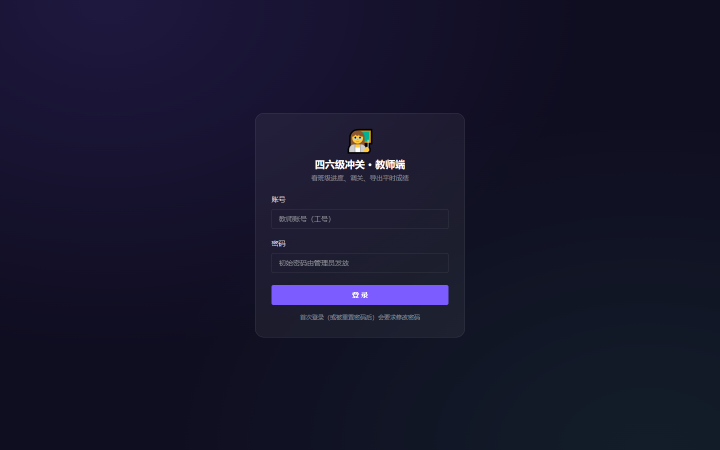
#> input picture Projects/四六级游戏化课堂/evidence/S10-2026-10-09-zcode/01-login.png, 1440 x 900 px (shown at 1/2 size)
$ python s10_shots.py
#> lines starting #> are read from the running program, lines starting #| are printed output that depends on the picture
# -*- coding: utf-8 -*-
"""验收④ 1440px 走查截图的机械校验（图由浏览器子代理产出，本脚本只判真伪）。

为什么要机械校验：截图是最容易被"看起来做了"糊弄的产物——
  · 宽度不是 1440 → 不是验收口径的桌面宽度；
  · 高度只有一屏 → 内层滚动容器把整页截成同一帧（S8 踩过：4 张图 hash 相同）；
  · 图与图两两相同 → 实际只截了一张，剩下是复制；
  · 全白/全黑 → 页面根本没渲染出来（接口 500、白屏）。
这几条都能在不看图的前提下判死，所以放在脚本里，而不是靠"我看着没问题"。

用法：python s10_shots.py   → 打印每张图的尺寸/hash，最后写 99-shots.txt（断言数 失败数）。
"""
import hashlib
import io
import os
import sys

HERE = os.path.dirname(os.path.abspath(__file__))

try:
    from PIL import Image
except ImportError:
    print("需要 Pillow：python -m pip install pillow")
    sys.exit(2)

W = 1440
# 每张图的最小高度。
#
# 视口是 1440x900，所以"整页截图"的下限就是 900（内容不足一屏时，整页就等于一屏）。
# 曾经把看板（02/03/05）也卡在 1520，是照搬"长页面"的想当然——实测看板在 1440 宽下
# 内容高只有 818 / 703 / 818（左栏 380px 两列布局，一屏放得下），页内没有任何内层
# 滚动容器（.wrap 770==770 overflow visible、.stu-wrap 355==355 六行全见），
# 900 高的图与"按内容高重截"逐像素相同 → 900 就是它的整页。
#
# "截图会随内容变高"这条机制另外用正向对照证明：07 审计 1196、08 校级 1099，
# 都比视口高——说明截图不是简单裁一屏，内容长了它真会长。
#
# 隐患备忘：.stu-wrap 是内层滚动容器（max-height 430px）。如果拿大班（如 52 人的
# 校级名单班）截看板，必须先 style.maxHeight='none'; style.overflow='visible'，
# 否则明细只截到滚动窗口内的几行，而 outerHeight 看起来"完整"——S8 踩过同款。
SHOTS = [
    ("01-login.png", "教师端登录页", 900),
    ("02-dashboard.png", "班级看板（数据卡/趋势/薄弱点/明细，内容高 818）", 900),
    ("03-class-switch.png", "切到第二个班后的看板（内容高 703）", 900),
    ("04-adjust-dialog.png", "调关弹窗（含「教师放行」样本）", 900),
    ("05-rank-off.png", "公开排行榜开关关闭态（内容高 818）", 900),
    ("06-export.png", "导出平时成绩表（下载提示）", 900),
    ("07-audit.png", "审计日志查询页（三类动作，长页面正向对照）", 901),
    ("08-school.png", "校级汇总视图（admin，长页面正向对照）", 901),
    # 09/10 是走查撞出的两处缺陷修完后的回归现场（同目录，同一次走查的续拍）：
    # 09 = 全新 context（localStorage 0 个 key）冷启动进看板，验证不再整页报错；
    # 10 = 审计页中文化后（分页「共 40 条」、占位「请选择」，正文无 Select/Total）。
    ("09-cold-start.png", "冷启动回归：全新浏览器进看板（无预设 localStorage）", 900),
    ("10-audit-zh.png", "审计页中文化回归（分页/占位符中文）", 901),
]

total = failed = 0
msgs = []


def check(ok, desc, detail=""):
    global total, failed
    total += 1
    if ok:
        print("  [OK]   %s" % desc)
    else:
        failed += 1
        line = "  [FAIL] %s %s" % (desc, detail)
        print(line)
        msgs.append(line)


def stats(path):
    """返回 (w, h, sha1, ink)：ink 是"非纯背景像素占比"，用来判白屏。"""
    with io.open(path, "rb") as f:
        raw = f.read()
    sha = hashlib.sha1(raw).hexdigest()
    im = Image.open(io.BytesIO(raw)).convert("RGB")
#> im is the input picture: PIL image 1440x900 RGB; mean R, G, B 22.2, 21.3, 44.1
    w, h = im.size
#> w = 1440; h = 900
    small = im.resize((min(w, 240), min(h, 480)))
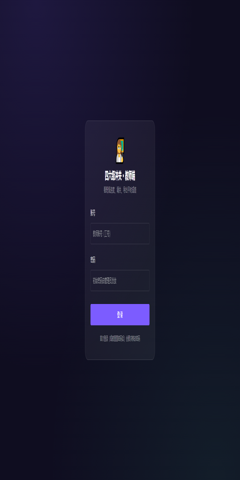
#> small: PIL image 240x480 RGB; mean R, G, B 22.2, 21.3, 44.1
    px = list(small.getdata())
#> px = 115200 items
    # 取出现最多的颜色当背景，其余算"有内容"。
    from collections import Counter
    bg, bg_n = Counter(px).most_common(1)[0]
#> bg = (15, 13, 32); bg_n = 12642
    ink = 1.0 - bg_n / float(len(px))
#> ink = 0.89
    return w, h, sha, ink, bg


print("== 验收④ 1440px 走查截图校验（%d 张）==" % len(SHOTS))
hashes = {}
for name, label, min_h in SHOTS:
    path = os.path.join(HERE, name)
    if not os.path.exists(path):
        check(False, "%s 存在" % label, "缺 %s" % name)
        continue
    w, h, sha, ink, bg = stats(path)
#> w = 1440; h = 900; sha = '037b625ddc09dd74c1a7305a02e029d2970e65fa'; ink = 0.89; bg = (15, 13, 32)
    check(w == W, "%s：宽度 1440px" % label, "实际 %dx%d" % (w, h))
    check(h >= min_h, "%s：整页高 ≥%d（视口 900，内容不足一屏时整页=一屏）" % (label, min_h),
          "实际 %dx%d" % (w, h))
    check(ink >= 0.01, "%s：有实际渲染内容（非白屏/黑屏）" % label,
          "内容像素占比 %.4f，主色 %s" % (ink, bg))
    hashes[name] = sha
    print("         %s %dx%d ink=%.4f sha1=%s" % (name, w, h, ink, sha[:12]))
#|          01-login.png 1440x900 ink=0.8903 sha1=037b625ddc09
#> pass 2 of the loop `for name, label, min_h in SHOTS:`:
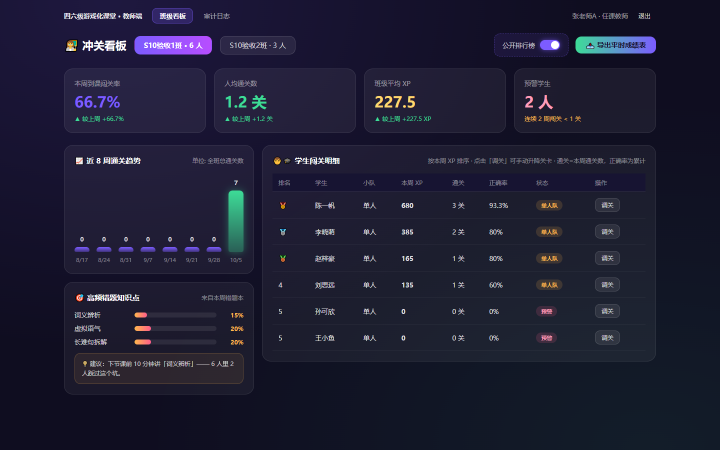
#> input picture Projects/四六级游戏化课堂/evidence/S10-2026-10-09-zcode/02-dashboard.png, 1440 x 900 px (shown at 1/2 size)
#> in stats, im is the input picture: PIL image 1440x900 RGB; mean R, G, B 30.2, 29.7, 50.8
#> in stats (call 2), `small = im.resize((min(w, 240), min(h, 480)))`:
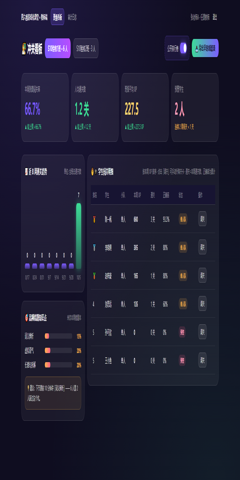
#> small: PIL image 240x480 RGB; mean R, G, B 30.2, 29.7, 50.8
#> bg_n = 8143
#> in stats (call 2), `ink = 1.0 - bg_n / float(len(px))`: ink = 0.929
#> `w, h, sha, ink, bg = stats(path)`: sha = '4193f4e303d343900d92cc78108ec8cb60b63252'; ink = 0.929
#|          02-dashboard.png 1440x900 ink=0.9293 sha1=4193f4e303d3
#> pass 3 of the loop `for name, label, min_h in SHOTS:`:
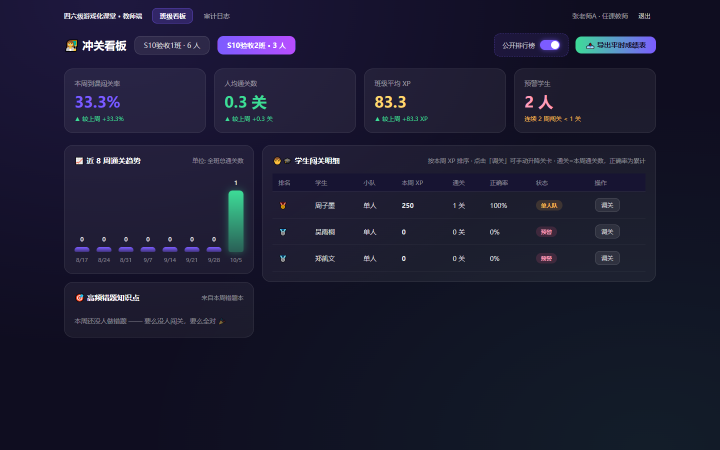
#> input picture Projects/四六级游戏化课堂/evidence/S10-2026-10-09-zcode/03-class-switch.png, 1440 x 900 px (shown at 1/2 size)
#> in stats, im is the input picture: PIL image 1440x900 RGB; mean R, G, B 27.3, 27.1, 48.6
#> in stats (call 3), `small = im.resize((min(w, 240), min(h, 480)))`:
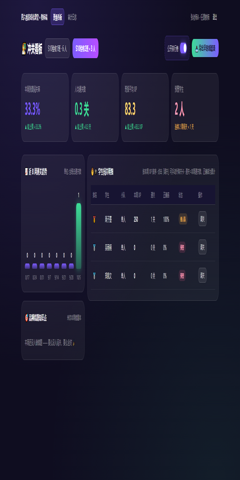
#> small: PIL image 240x480 RGB; mean R, G, B 27.3, 27.1, 48.6
#> bg_n = 10229
#> in stats (call 3), `ink = 1.0 - bg_n / float(len(px))`: ink = 0.911
#> `w, h, sha, ink, bg = stats(path)`: sha = '71873a3873b4eb6432ac7045f60dfbdfd07be43c'; ink = 0.911
#|          03-class-switch.png 1440x900 ink=0.9112 sha1=71873a3873b4
#> the loop made 10 passes; the first 3 are shown

# 两两不同：同一帧复制出来的图在这里现形。
names = [n for n in hashes]
#> names = ['01-login.png', '02-dashboard.png', '03-class-switch.png', '04-adjust-dialog.png', '05-rank-off.png', '06-export.png']
dups = []
for i in range(len(names)):
    for j in range(i + 1, len(names)):
        if hashes[names[i]] == hashes[names[j]]:
            dups.append("%s == %s" % (names[i], names[j]))
#> this loop made 6 passes
#> after the loop, dups = []
check(not dups, "%d 张截图两两不同（不是同一帧复制）" % len(hashes), "; ".join(dups))

with io.open(os.path.join(HERE, "99-shots.txt"), "w", encoding="utf-8") as f:
    f.write("%d %d\n" % (total, failed))
print("\n[S10-SHOTS] 断言 %d 条 / 失败 %d" % (total, failed))
for m in msgs:
    print(m)
#> (the run stopped early here; a loop or call above may not have finished)
